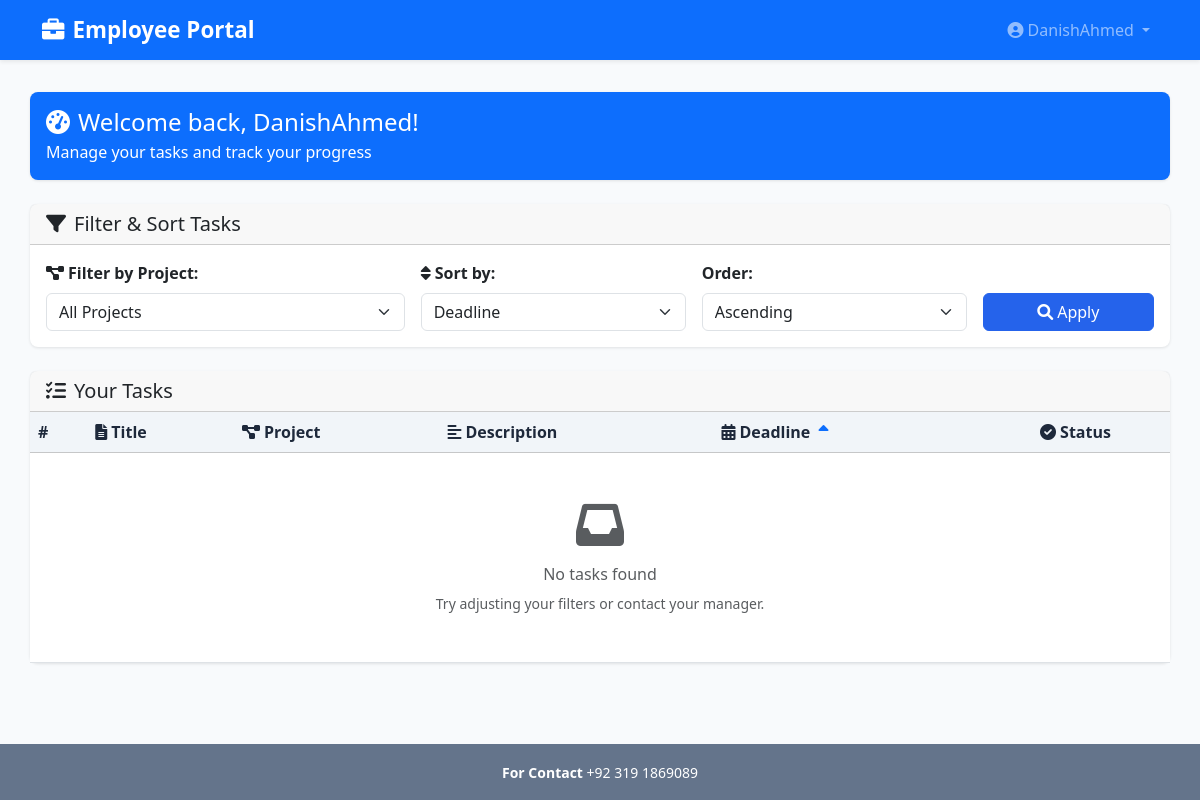
Page / (signed in) on the earlier database version.
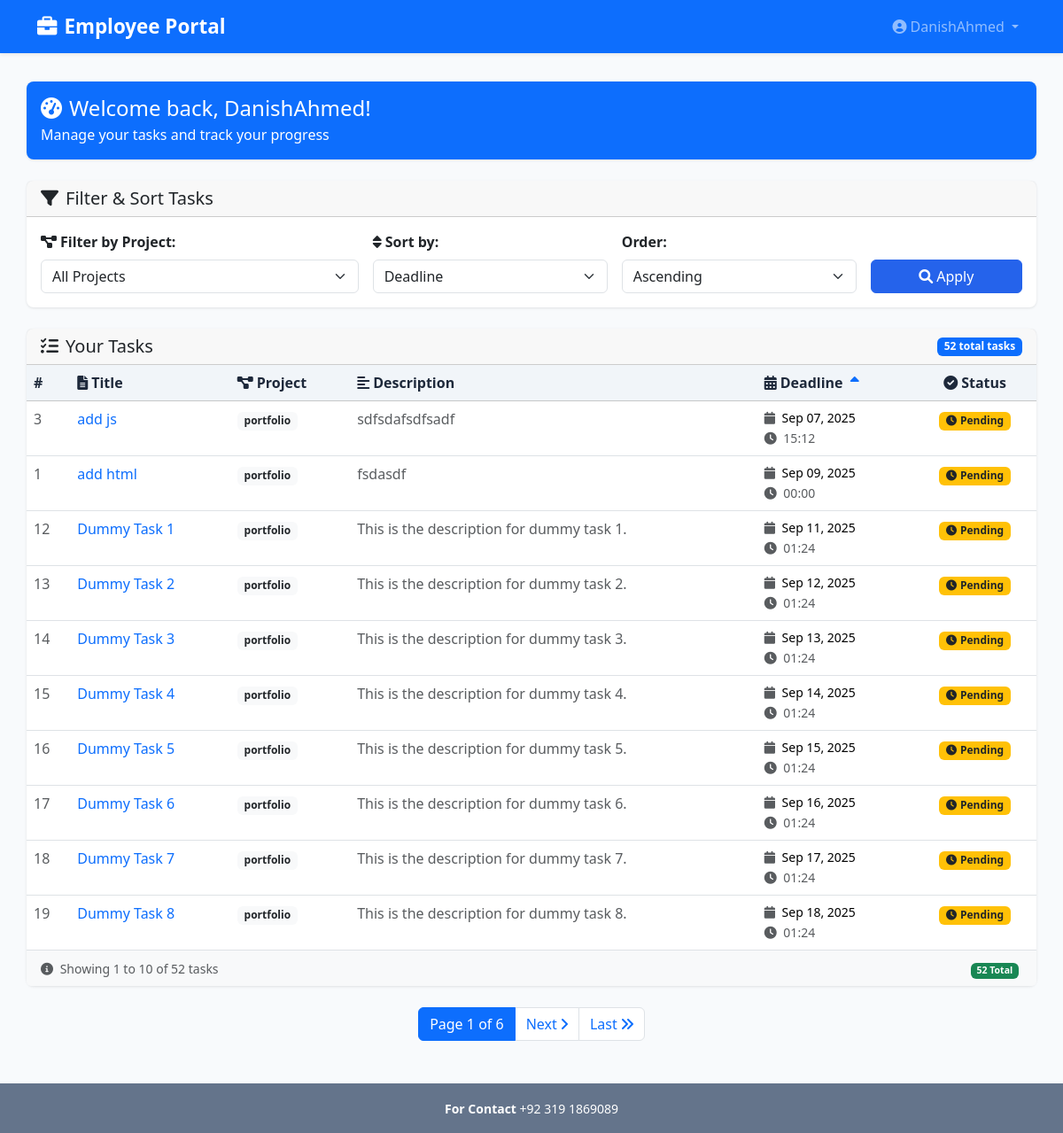
Same page on the later database version.
### portal/models.py (models this page shows, shortened)
class Employee(AbstractUser):
    employee_id = models.CharField(max_length=20, unique=True,db_index=True)
    USERNAME_FIELD = "employee_id"   # tell Django to use employee_id for login
    REQUIRED_FIELDS = ["username"]   # keep username also required if you want

class Task(models.Model):
    title = models.CharField(max_length=50)
    description = models.TextField()
    project = models.ForeignKey("Project", on_delete=models.CASCADE, related_name="tasks")
    assigned_to = models.ForeignKey("Employee", on_delete=models.CASCADE,related_name="tasks")
    deadline = models.DateTimeField()
    is_complete = models.BooleanField(default=False)  # default added False
    created_at = models.DateTimeField(auto_now_add=True)

class Project(models.Model):
    title = models.CharField(max_length=50)
    description = models.TextField()
    deadline = models.DateTimeField()
    created_by = models.ForeignKey("Employee", on_delete=models.CASCADE, related_name="projects")
    created_at = models.DateTimeField(auto_now_add=True)
    def __str__(self):
        return self.title

### portal/views.py (the view)
# urls.py: path("", views.index,name="index"),
@login_required
def index(request):
    user = request.user
    context = {"user": user}
    if (request.user.is_staff):
        return redirect("/admin/")
    else:
        tasks = user.tasks.all()
        project_filter = request.GET.get('project')
        sort_by = request.GET.get('sort', 'deadline')  # default sort by deadline
        order = request.GET.get('order', 'asc')  # default ascending
        if project_filter:
            tasks = tasks.filter(project_id=project_filter)
        if sort_by == 'deadline':
            if order == 'desc':
                tasks = tasks.order_by('-deadline')
            else:
                tasks = tasks.order_by('deadline')
        user_projects = Project.objects.filter(tasks__assigned_to=user).distinct()
        paginator = Paginator(tasks, 10)  # Show 10 tasks per page
        page_number = request.GET.get('page')
        page_obj = paginator.get_page(page_number)
        context.update({
            "tasks": page_obj,
            "user_projects": user_projects,
            "current_project": project_filter,
            "current_sort": sort_by,
            "current_order": order,
        })
        return render(request, "portal/dashboards/employee.html", context)

### portal/templates/portal/dashboards/employee.html (shortened to what this page needs)
{% extends "portal/base.html" %}
{% block body %}
<div class="row mb-4">
    <div class="col-12">
        <div class="card border-0 bg-primary text-white">
            <div class="card-body">
                <h4 class="card-title mb-1">
                    <i class="fas fa-tachometer-alt me-2"></i>Welcome back, {{ user.get_full_name|default:user.username }}!
                </h4>
                <p class="card-text mb-0">Manage your tasks and track your progress</p>
            </div>
        </div>
    </div>
</div>
<div class="card mb-4">
    <div class="card-header">
        <h5 class="card-title mb-0">
            <i class="fas fa-filter me-2"></i>Filter & Sort Tasks
        </h5>
    </div>
    <div class="card-body">
        <form method="get" class="row g-3">
            <div class="col-md-4">
                <label for="project" class="form-label fw-semibold">
                    <i class="fas fa-project-diagram me-1"></i>Filter by Project:
                </label>
                <select name="project" id="project" class="form-select">
                    <option value="">All Projects</option>
                </select>
            </div>
            <div class="col-md-3">
                <label for="sort" class="form-label fw-semibold">
                    <i class="fas fa-sort me-1"></i>Sort by:
                </label>
                <select name="sort" id="sort" class="form-select">
                    <option value="deadline" {% if current_sort == "deadline" %}selected{% endif %}>Deadline</option>
                </select>
            </div>
            <div class="col-md-3">
                <label for="order" class="form-label fw-semibold">Order:</label>
                <select name="order" id="order" class="form-select">
                    <option value="asc" {% if current_order == "asc" %}selected{% endif %}>
                        <i class="fas fa-sort-amount-down"></i> Ascending
                    </option>
                </select>
            </div>
            <div class="col-md-2">
                <label class="form-label">&nbsp;</label>
                <button type="submit" class="btn btn-primary d-block w-100">
                    <i class="fas fa-search me-1"></i>Apply
                </button>
            </div>
        </form>
    </div>
</div>
<div class="card">
    <div class="card-header d-flex justify-content-between align-items-center">
        <h5 class="card-title mb-0">
            <i class="fas fa-tasks me-2"></i>Your Tasks
        </h5>
        {% if tasks %}
        <span class="badge bg-primary">
            {{ tasks.paginator.count }} total task{{ tasks.paginator.count|pluralize }}
        </span>
        {% endif %}
    </div>
    <div class="card-body p-0">
        {% include "portal/_taskstable.html"%}
    </div>
</div>
{% if tasks.has_other_pages %}
<div class="d-flex justify-content-center mt-4">
    <nav aria-label="Tasks pagination">
        <ul class="pagination">
            <li class="page-item active">
                <span class="page-link">
                    Page {{ tasks.number }} of {{ tasks.paginator.num_pages }}
                </span>
            </li>
            {% if tasks.has_next %}
                <li class="page-item">
                    <a class="page-link" href="?page={{ tasks.next_page_number }}{% if current_project %}&project={{ current_project }}{% endif %}{% if current_sort %}&sort={{ current_sort }}{% endif %}{% if current_order %}&order={{ current_order }}{% endif %}">
                        Next <i class="fas fa-angle-right"></i>
                    </a>
                </li>
                <li class="page-item">
                    <a class="page-link" href="?page={{ tasks.paginator.num_pages }}{% if current_project %}&project={{ current_project }}{% endif %}{% if current_sort %}&sort={{ current_sort }}{% endif %}{% if current_order %}&order={{ current_order }}{% endif %}">
                        Last <i class="fas fa-angle-double-right"></i>
                    </a>
                </li>
            {% endif %}
        </ul>
    </nav>
</div>
{% endif %}
{% endblock body %}

### portal/templates/portal/base.html (shortened to what this page needs)
<!DOCTYPE html>
<html lang="en">
	<head>
		<link href="https://cdn.jsdelivr.net/npm/bootstrap@5.3.8/dist/css/bootstrap.min.css" rel="stylesheet">
		<link href="https://cdnjs.cloudflare.com/ajax/libs/font-awesome/6.0.0/css/all.min.css" rel="stylesheet">
	</head>
	<body class="d-flex flex-column min-vh-100">
		<nav class="navbar navbar-expand-lg navbar-dark bg-primary shadow-sm">
			<div class="container">
				<a class="navbar-brand" href="{% url 'index' %}">
					<i class="fas fa-briefcase me-2"></i>Employee Portal
				</a>
				{% if user.is_authenticated %}
				<div class="navbar-nav ms-auto">
					<div class="nav-item dropdown">
						<a class="nav-link dropdown-toggle" href="#" role="button" data-bs-toggle="dropdown">
							<i class="fas fa-user-circle me-1"></i>{{ user.username }}
						</a>
					</div>
				</div>
				{% endif %}
			</div>
		</nav>
		<div class="container main-content">
			<div class="row justify-content-center">
				<div class="col-12">
					{% block body %}{% endblock body %}
				</div>
			</div>
		</div>
		<footer class="footer mt-auto">
			<div class="container text-center">
				<small><strong>For Contact </strong> +92 319 1869089</small>
			</div>
		</footer>
	</body>
</html>

### portal/templates/portal/_taskstable.html
<div class="table-responsive">
	<table class="table table-hover mb-0">
		<thead class="table-light">
			<tr>
				<th scope="col" class="fw-semibold">#</th>
				<th scope="col" class="fw-semibold">
					<i class="fas fa-file-alt me-1"></i>Title
				</th>
				<th scope="col" class="fw-semibold">
					<i class="fas fa-project-diagram me-1"></i>Project
				</th>
				<th scope="col" class="fw-semibold">
					<i class="fas fa-align-left me-1"></i>Description
				</th>
				<th scope="col" class="fw-semibold">
					<i class="fas fa-calendar-alt me-1"></i>Deadline
					{% if current_sort == "deadline" %}
						{% if current_order == "asc" %}
							<i class="fas fa-sort-up text-primary ms-1"></i>
						{% else %}
							<i class="fas fa-sort-down text-primary ms-1"></i>
						{% endif %}
					{% endif %}
				</th>
				<th scope="col" class="fw-semibold text-center">
					<i class="fas fa-check-circle me-1"></i>Status
				</th>
			</tr>
		</thead>
		<tbody>
			{% for task in tasks %}
			<tr>
				<td class="fw-medium text-muted">{{ task.id }}</td>
				<td>
					<a href="{% url 'task' task.id %}" class="text-decoration-none fw-medium">
						{{ task.title }}
					</a>
				</td>
				<td>
					<a href="{% url 'project' task.project.id %}" class="text-decoration-none">
						<span class="badge bg-light text-dark">{{ task.project }}</span>
					</a>
				</td>
				<td class="text-muted">
					<span title="{{ task.description }}">
						{{ task.description|truncatewords:8 }}
					</span>
				</td>
				<td>
					<small class="d-block">
						<i class="fas fa-calendar me-1 text-muted"></i>
						{{ task.deadline|date:"M d, Y" }}
					</small>
					<small class="text-muted">
						<i class="fas fa-clock me-1"></i>
						{{ task.deadline|date:"H:i" }}
					</small>
				</td>
				<td class="text-center">
					{% if task.is_complete %}
						<span class="badge bg-success">
							<i class="fas fa-check me-1"></i>Complete
						</span>
					{% else %}
						<span class="badge bg-warning text-dark">
							<i class="fas fa-clock me-1"></i>Pending
						</span>
					{% endif %}
				</td>
			</tr>
			{% empty %}
			<tr>
				<td colspan="6" class="text-center py-5">
					<div class="text-muted">
						<i class="fas fa-inbox fa-3x mb-3 d-block"></i>
						<h6>No tasks found</h6>
						<p class="small mb-0">Try adjusting your filters or contact your manager.</p>
					</div>
				</td>
			</tr>
			{% endfor %}
		</tbody>
	</table>
</div>
{% if tasks %}
<div class="card-footer bg-light border-0">
	<div class="row align-items-center">
		<div class="col">
			<small class="text-muted">
				<i class="fas fa-info-circle me-1"></i>
				Showing {{ tasks.start_index }} to {{ tasks.end_index }} of {{ tasks.paginator.count }} task{{ tasks.paginator.count|pluralize }}
			</small>
		</div>
		<div class="col-auto">
			{% if tasks.paginator.count > 0 %}
				<small class="text-muted">
					{% with completed=tasks|length %}
					{% with pending=tasks.paginator.count %}
						<span class="badge bg-success me-1">{{ tasks.paginator.count }} Total</span>
					{% endwith %}
					{% endwith %}
				</small>
			{% endif %}
		</div>
	</div>
</div>
{% endif %}

### portal/templates/portal/base.html (style rules this page uses)
:root { --primary-color: #2563eb; --secondary-color: #64748b; --success-color: #059669; --danger-color: #dc2626; --warning-color: #d97706; --light-bg: #f8fafc; --dark-text: #1e293b; }
body { background-color: var(--light-bg); color: var(--dark-text); font-family: 'Segoe UI', Tahoma, Geneva, Verdana, sans-serif; }
.navbar-brand { font-weight: 600; font-size: 1.4rem; }
.main-content { min-height: calc(100vh - 160px); padding: 2rem 0; }
.card { border: none; box-shadow: 0 1px 3px rgba(0, 0, 0, 0.1); border-radius: 0.5rem; }
.btn-primary { background-color: var(--primary-color); border-color: var(--primary-color); }
.table { background-color: white; }
.table th { background-color: #f1f5f9; color: var(--dark-text); font-weight: 600; border-top: none; }
.footer { background-color: var(--secondary-color); color: white; padding: 1rem 0; margin-top: auto; }

Differences in the rows shown:
added Task: id "3", title "add js", project "portfolio", description "sdfsdafsdfsadf", deadline "Sep 07, 2025", deadline "15:12", is_complete False (drawn)
added Task: id "1", title "add html", project "portfolio", description "fsdasdf", deadline "Sep 09, 2025", deadline "00:00", is_complete False (drawn)
added Task: id "12", title "Dummy Task 1", project "portfolio", description "This is the description for dummy task 1.", deadline "Sep 11, 2025", deadline "01:24", is_complete False (drawn)
added Task: id "13", title "Dummy Task 2", project "portfolio", description "This is the description for dummy task 2.", deadline "Sep 12, 2025", deadline "01:24", is_complete False (drawn)
added Task: id "14", title "Dummy Task 3", project "portfolio", description "This is the description for dummy task 3.", deadline "Sep 13, 2025", deadline "01:24", is_complete False (drawn)
added Task: id "15", title "Dummy Task 4", project "portfolio", description "This is the description for dummy task 4.", deadline "Sep 14, 2025", deadline "01:24", is_complete False (drawn)
added Task: id "16", title "Dummy Task 5", project "portfolio", description "This is the description for dummy task 5.", deadline "Sep 15, 2025", deadline "01:24", is_complete False (drawn)
added Task: id "17", title "Dummy Task 6", project "portfolio", description "This is the description for dummy task 6.", deadline "Sep 16, 2025", deadline "01:24", is_complete False (drawn)
added Task: id "18", title "Dummy Task 7", project "portfolio", description "This is the description for dummy task 7.", deadline "Sep 17, 2025", deadline "01:24", is_complete False (drawn)
added Task: id "19", title "Dummy Task 8", project "portfolio", description "This is the description for dummy task 8.", deadline "Sep 18, 2025", deadline "01:24", is_complete False (drawn)
Other differences:
{{ tasks.paginator.count }}: (not shown) → "52"
{{ tasks.start_index }}: (not shown) → "1"
{{ tasks.end_index }}: (not shown) → "10"
{{ tasks.number }}: (not shown) → "1"
{{ tasks.paginator.num_pages }}: (not shown) → "6"
text no longer shown: "No tasks found Try adjusting your filters or contact your manager."
text now shown: "total task Showing to of task Total Page of Next Last"
